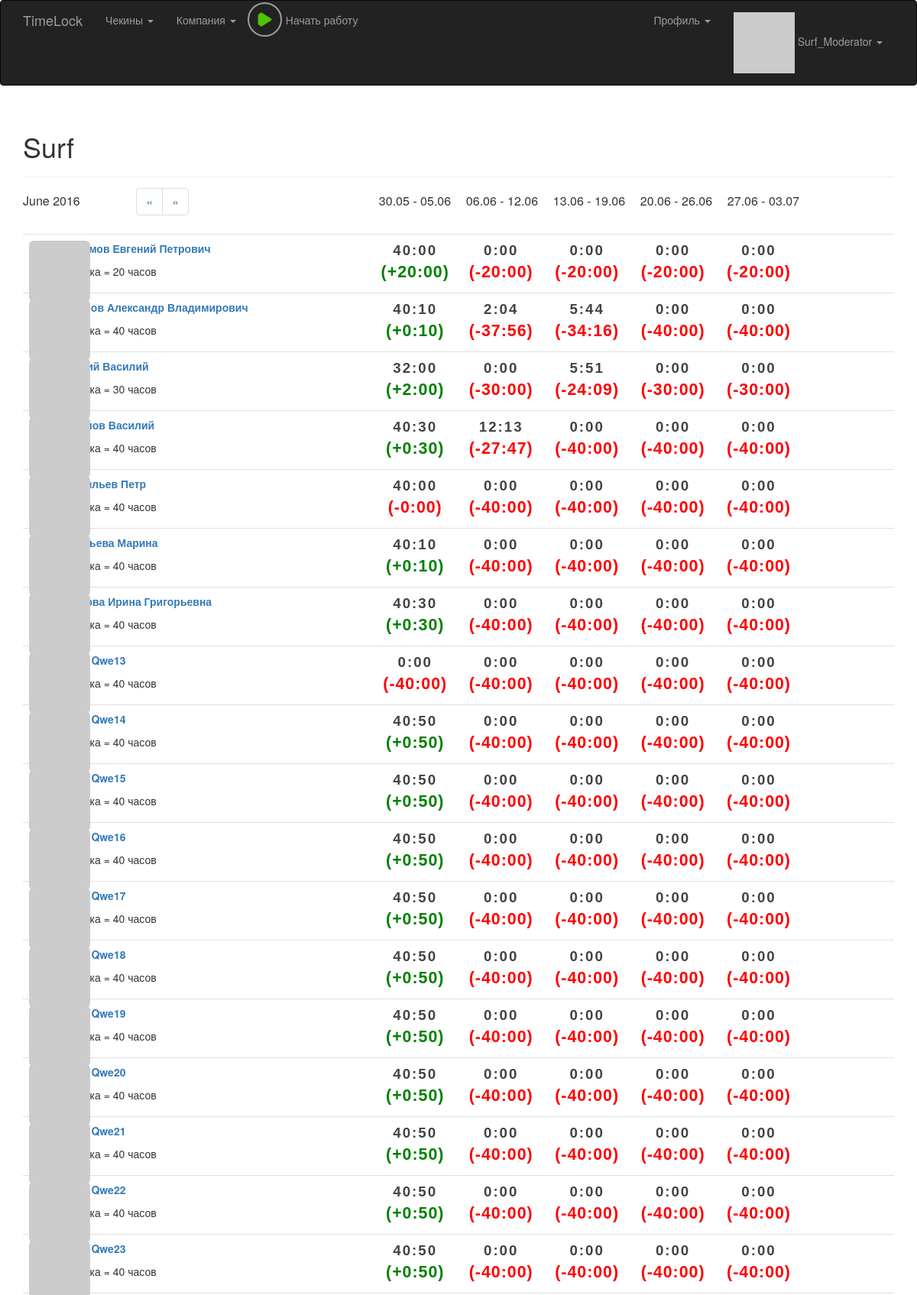
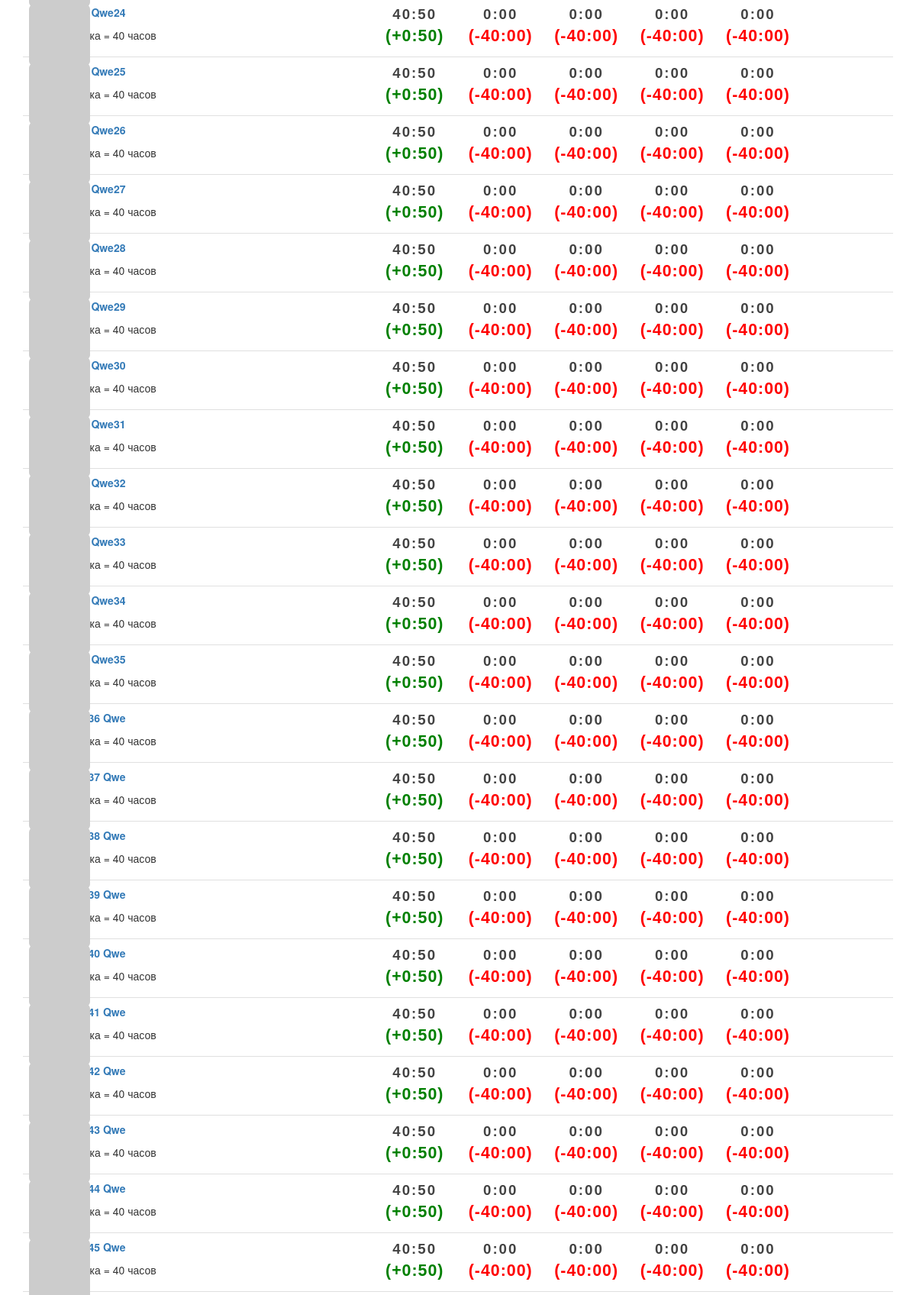
The app's page /my_company (signed in, upper part) with its own data (2 pictures, top to bottom).
### app/model.py (models this page shows, shortened)
class User(UserMixin, db.Model):
    __tablename__ = 'users'
    id = db.Column(db.Integer, primary_key = True)
    email = db.Column(db.String(64), unique = True, index = True)
    username = db.Column(db.String(64), unique = True, index = True)
    password_hash = db.Column(db.String(128))
    confirmed = db.Column(db.Boolean, default = False)
    nfc_label = db.Column(db.String(64), unique = True, index = True)
    first_name = db.Column(db.String(64))
    middle_name = db.Column(db.String(64))
    last_name = db.Column(db.String(64))
    member_since = db.Column(db.DateTime(), default = datetime.utcnow)
    last_seen = db.Column(db.DateTime(), default = datetime.utcnow)
    avatar_hash = db.Column(db.String(32))
    rate = db.Column(db.Integer, default = 40)
    role_id = db.Column(db.Integer, db.ForeignKey('roles.id'))
    company_id = db.Column(db.Integer, db.ForeignKey('companies.id'))
    checkins = db.relationship('Checkin', backref = 'user', lazy = 'dynamic')
    timeCaches = db.relationship('TimeCache', backref = 'user', lazy = 'dynamic')
    posts = db.relationship('Post', backref = 'author', lazy = 'dynamic')
    notes = db.relationship('Note', backref = 'author', lazy = 'dynamic')
    @property
    def password(self):
        raise AttributeError('password is not a readable attribute')
    def can(self, permissions):
        return self.role is not None and (self.role.permissions & permissions) == permissions
    def is_administrator(self):
        return self.can(Permission.ADMINISTER)
    def is_moderator(self):
        return self.can(Permission.MODERATOR)
    def ping(self):
        self.last_seen = datetime.utcnow()
        db.session.add(self)
    def gravatar(self, size = 100, default = 'retro', rating ='g'):
        if request.is_secure:
            url = 'https://secure.gravatar.com/avatar'
        else:
            url = 'http://www.gravatar.com/avatar'
        hash = self.avatar_hash or hashlib.md5(self.email.encode('utf-8')).hexdigest()
        return '{url}/{hash}?s={size}&d={default}&r={rating}'.format(url = url, hash = hash, size = size, default = default, rating = rating)

class Company(db.Model):
    __tablename__ = 'companies'
    id = db.Column(db.Integer, primary_key = True)
    company_name = db.Column(db.String(64), unique = True, index = True)
    users = db.relationship('User', backref = 'company', lazy = 'dynamic')

### app/main/views.py (the view)
@main.route('/my_company', methods = ['GET'])
@admin_moderator_required
def my_company():
	page = request.args.get('page', 1, type = int)
	week_titles, month_title = get_titles_for_employee_header(page)
	company = current_user.company;
	clear_times = {}
	for employee in company.users:
		clear_times[employee.id] = TimeCache.get_cached_week_time(employee.id, page)
	string_times = {}
	delta_string_times = {}
	for employee in company.users:
		string_times[employee.id] = []
		delta_string_times[employee.id] = []
		for time in clear_times[employee.id]:
			string_times[employee.id].append(get_work_time_string(time))
			delta_string_times[employee.id].append(get_delta_work_time_string(time, employee.rate))
	return render_template('company.html', company = company, string_times = string_times, delta_string_times = delta_string_times,
		month_title = month_title, week_titles = week_titles, pagination_url = "my_company?page=", page = page)

### app/templates/company.html (shortened to what this page needs)
{% extends "base.html" %}
{% import "bootstrap/wtf.html" as wtf %}
{% block page_content %}
	<div class="page-header">
		<h1>{{ company.company_name }}
		</h1>
	</div>
	<div class="employee-header">
		<div class="employee-header-month">{{ month_title }}</div>
		<div class="employee-header-pagination">
			<ul class = "pagination">
				<li><a href="{{ '{}{}'.format(pagination_url, page + 1) }}">&laquo;</a></li>
				<li><a href="{{ '{}{}'.format(pagination_url, page - 1) }}">&raquo;</a></li>
			</ul>
		</div>
		<div class="employee-header-time1">{{ week_titles[0] }}</div>
		<div class="employee-header-time2">{{ week_titles[1] }}</div>
		<div class="employee-header-time3">{{ week_titles[2] }}</div>
		<div class="employee-header-time4">{{ week_titles[3] }}</div>
		<div class="employee-header-time5">{% if week_titles|count > 4 %} {{ week_titles[4] }} {% endif %}</div>
	</div>
	{% include '_employees.html' %}
	<br>
{% endblock %}

### app/templates/base.html (shortened to what this page needs)
{% extends "bootstrap/base.html" %}
{% block head %}
{{ super() }}
<link rel="stylesheet" type="text/css" href="{{ url_for('static', filename='styles.css') }}">
<link rel="stylesheet" type="text/css" href="{{ url_for('static', filename='styles_checkin.css') }}">
<link rel="stylesheet" type="text/css" href="{{ url_for('static', filename='styles_play_button.css') }}">
{% endblock %}
{% block navbar %}
<div class="navbar navbar-inverse" role="navigation">
	<div class="container">
		<div class="navbar-header">
			<a class="navbar-brand" href="/">TimeLock</a>
		</div>
		<div class="navbar-collapse collapse">
			<ul class="nav navbar-nav">
				{% if current_user.is_authenticated %}
	    			<li class="dropdown">
	                    <a href="#" class="dropdown-toggle" data-toggle="dropdown">Чекины <b class="caret"></b>
	                    </a>
                	</li>
                	{% if current_user.is_administrator() %}
	                	<li class="dropdown">
		                    <a href="#" class="dropdown-toggle" data-toggle="dropdown">Компании <b class="caret"></b>
		                    </a>
		                    <ul class="dropdown-menu">
		                        <li><a href="{{ url_for('main.companies') }}">Все компании</a></li>
		                        <li><a href="{{ url_for('main.new_company') }}">Создать новую</a></li>
		                        <li><a href="{{ url_for('main.clear_companies') }}">Удалить все из БД</a></li>
		                    </ul>
	                	</li>
	                	<li class="dropdown">
		                    <a href="#" class="dropdown-toggle" data-toggle="dropdown">Пользователи <b class="caret"></b>
		                    </a>
		                    <ul class="dropdown-menu">
		                        <li><a href="{{ url_for('main.clear_users') }}">Удалить всех из БД</a></li>
		                    </ul>
	                	</li>
                	{% else %}
	                	{% if current_user.is_moderator() %}
		                	<li class="dropdown">
			                    <a href="#" class="dropdown-toggle" data-toggle="dropdown">Компания <b class="caret"></b>
			                    </a>
		                	</li>
	                	{% endif %}
               		{% endif %}
               		<li>
               			<div class="button-play">
							<a href="{{ url_for('checkin.checkin_with_current_time') }}">
								{% if current_work_time %}
									<img src="{{ url_for('static', filename='square.png') }}"> <div class="play-button-description" id="current_work_display"></div>
								{% else %}
									<img src="{{ url_for('static', filename='play.png') }}"> <div class="play-button-description">Начать работу</div>
								{% endif %}
							</a>
						</div>
               		</li>
	    	    {% endif %}
			</ul>
			<ul class="nav navbar-nav navbar-right">
				{% if current_user.is_authenticated %}
					<li><a href="/"> </a></li>
					<li class="dropdown">
	                    <a href="#" class="dropdown-toggle" data-toggle="dropdown">Профиль <b class="caret"></b>
	                    </a>
                	</li>
	    			<li class="dropdown">
	                    <a href="#" class="dropdown-toggle" data-toggle="dropdown">
	                    	<img src="{{ current_user.gravatar(size=18) }}">
	                    	{{ current_user.username }} <b class="caret"></b>
	                    </a>
                	</li>
	    		{% else %}
	    			<li><a href="{{ url_for('auth.login') }}">Login</a></li>
	    		{% endif %}
			</ul>
		</div>
	</div>
</div>
{% endblock %}
{% block content %}
<div class="container">
	{% block page_content %}{% endblock %}
</div>
{% endblock %}

### app/templates/_employees.html (shortened to what this page needs)
<ul class = "posts">
    {% for user in company.users %}
    <li class = "post">
        <div class = "profile-thumbnail">
            <a href="{{ url_for('main.user', user_id = user.id) }}">
                <img class="img-rounded profile-thumbnail" src="{{ user.gravatar(size = 40) }}">
            </a>
        </div>
	    <div class="post-content">
            <div class="work-times">
                <div class="work-times1">{{ string_times[user.id][0] }}
                    {% if delta_string_times[user.id][0][1] %}
                        <span class="good-work">
                    {% else %}
                        <span class="bad-work">
                    {% endif %}
                    {{ delta_string_times[user.id][0][0] }}
                    </span>
                </div>
                <div class="work-times2">{{ string_times[user.id][1] }}
                    {% if delta_string_times[user.id][1][1] %}
                        <span class="good-work">
                    {% else %}
                        <span class="bad-work">
                    {% endif %}
                    {{ delta_string_times[user.id][1][0] }}
                    </span>
                </div>
                <div class="work-times3">{{ string_times[user.id][2] }}
                    {% if delta_string_times[user.id][2][1] %}
                        <span class="good-work">
                    {% else %}
                        <span class="bad-work">
                    {% endif %}
                    {{ delta_string_times[user.id][2][0] }}
                    </span>
                </div>
                <div class="work-times4">{{ string_times[user.id][3] }}
                    {% if delta_string_times[user.id][3][1] %}
                        <span class="good-work">
                    {% else %}
                        <span class="bad-work">
                    {% endif %}
                    {{ delta_string_times[user.id][3][0] }}
                    </span>
                </div>
                {% if string_times[user.id][4] %}
                    <div class="work-times5">{{ string_times[user.id][4] }}
                        {% if delta_string_times[user.id][4][1] %}
                            <span class="good-work">
                        {% else %}
                            <span class="bad-work">
                        {% endif %}
                        {{ delta_string_times[user.id][4][0] }}
                        </span>
                    </div>
                {% endif %}
            </div>
	    	<div class="post-author">
	    		<a href="{{ url_for('main.user', user_id = user.id) }}">
    	    		{% if user.first_name or user.last_name %}
                    <p>
                        {% if user.last_name %}{{ user.last_name }}{% endif %}
                        {% if user.first_name %}{{ user.first_name }}{% endif %}
                        {% if user.middle_name %}{{ user.middle_name }}{% endif %}
                    </p>
                    {% endif %}
	    		</a>
	    	</div>
	    	<div class="post-body">
                <p>Ставка = {{ user.rate }} часов</p>
            </div>
    	</div>
    </li>
    {% endfor %}
</ul>

### records on screen
User: username "Surf_Moderator", id "40:10", delta_string_times "(+0:10)", id "2:04", delta_string_times "(-37:56)", id "5:44", delta_string_times "(-34:16)", id "0:00", delta_string_times "(-40:00)", first_name "Александр", middle_name "Владимирович", rate "40"
Company: company_name "Surf"
User: id "40:00", delta_string_times "(+20:00)", id "0:00", delta_string_times "(-20:00)", first_name "Евгений", middle_name "Петрович", rate "20"
User: id "32:00", delta_string_times "(+2:00)", id "0:00", delta_string_times "(-30:00)", id "5:51", delta_string_times "(-24:09)", first_name "Василий", rate "30"
User: id "40:30", delta_string_times "(+0:30)", id "12:13", delta_string_times "(-27:47)", id "0:00", delta_string_times "(-40:00)", first_name "Василий", rate "40"
User: id "40:00", delta_string_times "(-0:00)", id "0:00", delta_string_times "(-40:00)", last_name "Васильев", first_name "Петр", rate "40"
User: id "40:10", delta_string_times "(+0:10)", id "0:00", delta_string_times "(-40:00)", last_name "Глазьева", first_name "Марина", rate "40"
User: id "40:30", delta_string_times "(+0:30)", id "0:00", delta_string_times "(-40:00)", first_name "Ирина", middle_name "Григорьевна", rate "40"
User: id "0:00", delta_string_times "(-40:00)", first_name "Qwe13", rate "40"
User: id "40:50", delta_string_times "(+0:50)", id "0:00", delta_string_times "(-40:00)", first_name "Qwe14", rate "40"
User: id "40:50", delta_string_times "(+0:50)", id "0:00", delta_string_times "(-40:00)", first_name "Qwe15", rate "40"
User: id "40:50", delta_string_times "(+0:50)", id "0:00", delta_string_times "(-40:00)", first_name "Qwe16", rate "40"
User: id "40:50", delta_string_times "(+0:50)", id "0:00", delta_string_times "(-40:00)", first_name "Qwe17", rate "40"
User: id "40:50", delta_string_times "(+0:50)", id "0:00", delta_string_times "(-40:00)", first_name "Qwe18", rate "40"
User: id "40:50", delta_string_times "(+0:50)", id "0:00", delta_string_times "(-40:00)", first_name "Qwe19", rate "40"
User: id "40:50", delta_string_times "(+0:50)", id "0:00", delta_string_times "(-40:00)", first_name "Qwe20", rate "40"
User: id "40:50", delta_string_times "(+0:50)", id "0:00", delta_string_times "(-40:00)", first_name "Qwe21", rate "40"
User: id "40:50", delta_string_times "(+0:50)", id "0:00", delta_string_times "(-40:00)", first_name "Qwe22", rate "40"
User: id "40:50", delta_string_times "(+0:50)", id "0:00", delta_string_times "(-40:00)", first_name "Qwe23", rate "40"
User: id "40:50", delta_string_times "(+0:50)", id "0:00", delta_string_times "(-40:00)", first_name "Qwe24", rate "40"
User: id "40:50", delta_string_times "(+0:50)", id "0:00", delta_string_times "(-40:00)", first_name "Qwe25", rate "40"
User: id "40:50", delta_string_times "(+0:50)", id "0:00", delta_string_times "(-40:00)", first_name "Qwe26", rate "40"
User: id "40:50", delta_string_times "(+0:50)", id "0:00", delta_string_times "(-40:00)", first_name "Qwe27", rate "40"
User: id "40:50", delta_string_times "(+0:50)", id "0:00", delta_string_times "(-40:00)", first_name "Qwe28", rate "40"
User: id "40:50", delta_string_times "(+0:50)", id "0:00", delta_string_times "(-40:00)", first_name "Qwe29", rate "40"
User: id "40:50", delta_string_times "(+0:50)", id "0:00", delta_string_times "(-40:00)", first_name "Qwe30", rate "40"
User: id "40:50", delta_string_times "(+0:50)", id "0:00", delta_string_times "(-40:00)", first_name "Qwe31", rate "40"
User: id "40:50", delta_string_times "(+0:50)", id "0:00", delta_string_times "(-40:00)", first_name "Qwe32", rate "40"
User: id "40:50", delta_string_times "(+0:50)", id "0:00", delta_string_times "(-40:00)", first_name "Qwe33", rate "40"
User: id "40:50", delta_string_times "(+0:50)", id "0:00", delta_string_times "(-40:00)", first_name "Qwe34", rate "40"
User: id "40:50", delta_string_times "(+0:50)", id "0:00", delta_string_times "(-40:00)", first_name "Qwe35", rate "40"
User: id "40:50", delta_string_times "(+0:50)", id "0:00", delta_string_times "(-40:00)", first_name "Qwe", rate "40"
User: id "40:50", delta_string_times "(+0:50)", id "0:00", delta_string_times "(-40:00)", first_name "Qwe", rate "40"
User: id "40:50", delta_string_times "(+0:50)", id "0:00", delta_string_times "(-40:00)", first_name "Qwe", rate "40"
User: id "40:50", delta_string_times "(+0:50)", id "0:00", delta_string_times "(-40:00)", first_name "Qwe", rate "40"
User: id "40:50", delta_string_times "(+0:50)", id "0:00", id "(-40:00)", first_name "Qwe", rate "40"
User: id "40:50", delta_string_times "(+0:50)", id "0:00", delta_string_times "(-40:00)", first_name "Qwe", rate "40"
User: id "40:50", delta_string_times "(+0:50)", id "0:00", delta_string_times "(-40:00)", first_name "Qwe", rate "40"
User: id "40:50", delta_string_times "(+0:50)", id "0:00", delta_string_times "(-40:00)", first_name "Qwe", rate "40"
User: id "40:50", delta_string_times "(+0:50)", id "0:00", delta_string_times "(-40:00)", first_name "Qwe", rate "40"
User: id "40:50", delta_string_times "(+0:50)", id "0:00", delta_string_times "(-40:00)", first_name "Qwe", rate "40"

### other values on screen
{{ month_title }} "June 2016"
{{ week_titles[0] }} "30.05 - 05.06"
{{ week_titles[1] }} "06.06 - 12.06"
{{ week_titles[2] }} "13.06 - 19.06"
{{ week_titles[3] }} "20.06 - 26.06"
{{ week_titles[4] }} "27.06 - 03.07"
